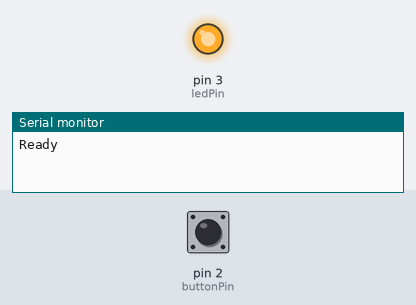
A sketch run on a simulated Arduino Uno, built with avr-gcc and run on an emulated ATmega328P. On the bench: output pins drawn as LEDs (lit = HIGH), the last lines printed to the serial monitor. Dashed ring = blinking. Inputs (shaded band) come from the test bench; at power-on: pin 2 (buttonPin) HIGH.

Above: at 1.2 s.
1.3 s: pin 2 (buttonPin) pulled LOW for 0.15 s
At 2.1 s:
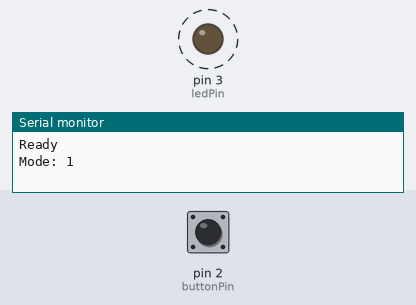
Timing chart, 0 to 10.4 s (numbered marks = the images above; inputs shaded):
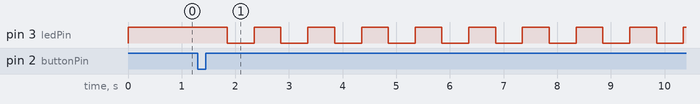

Measured:
- after the input at 1.3 s, pin 3 (ledPin): alternates HIGH for 0.50 s and LOW for 0.50 s, starting after 0.55 s

The sketch:

SectorFive.ino
```cpp
// Improved: 4-mode LED controller with reliable debounce and clean timing
const int buttonPin = 2;   // button connected to D2 (use INPUT_PULLUP wiring)
const int ledPin    = 3;   // LED connected to D3 (through 220Ω resistor to anode), cathode -> GND

// Debounce variables
int reading = HIGH;
int lastReading = HIGH;
int buttonState = HIGH;          // stable state
unsigned long lastDebounceTime = 0;
const unsigned long debounceDelay = 50;

// Mode: 0=steady, 1=slow, 2=medium, 3=fast
int mode = 0;

// Blinking control
bool ledState = true;
unsigned long previousMillis = 0;
const unsigned long intervals[] = {0, 1000, 500, 200}; // period (ms) for modes 1..3 (we'll toggle every interval/2)

void setup() {
  pinMode(buttonPin, INPUT_PULLUP); // button must connect to GND when pressed
  pinMode(ledPin, OUTPUT);
  digitalWrite(ledPin, HIGH);       // start with steady ON
  ledState = true;
  previousMillis = millis();

  Serial.begin(9600); // optional - helps debug mode changes
  Serial.println("Ready");
}

void loop() {
  reading = digitalRead(buttonPin);

  // --- Debounce logic (standard pattern) ---
  if (reading != lastReading) {
    lastDebounceTime = millis();
  }

  if ((millis() - lastDebounceTime) > debounceDelay) {
    // if the reading has been stable longer than the debounce delay, take it as the actual state
    if (reading != buttonState) {
      buttonState = reading;
      if (buttonState == LOW) { // button pressed (using INPUT_PULLUP)
        // change mode on press (only once per press)
        mode = (mode + 1) % 4;
        // reset blink timing and set a known led state when switching modes
        previousMillis = millis();
        if (mode == 0) {
          ledState = true;         // steady ON
          digitalWrite(ledPin, HIGH);
        } else {
          // start blink with LED ON so toggles happen predictably
          ledState = true;
          digitalWrite(ledPin, HIGH);
        }
        Serial.print("Mode: ");
        Serial.println(mode);
      }
    }
  }

  lastReading = reading;

  // --- LED behavior based on mode ---
  unsigned long currentMillis = millis();

  if (mode == 0) {
    // steady ON
    if (!ledState) {
      ledState = true;
      digitalWrite(ledPin, HIGH);
    }
  } else {
    // blinking modes 1..3
    unsigned long period = intervals[mode]; // full period in ms (e.g., 1000)
    // toggle every period/2 to create that full "period"
    unsigned long halfPeriod = period / 2;
    if (halfPeriod == 0) halfPeriod = 1; // safety

    if (currentMillis - previousMillis >= halfPeriod) {
      previousMillis = currentMillis;
      ledState = !ledState;
      digitalWrite(ledPin, ledState ? HIGH : LOW);
    }
  }

  // small CPU relief (not necessary, but okay)
  delay(1);
}
```
